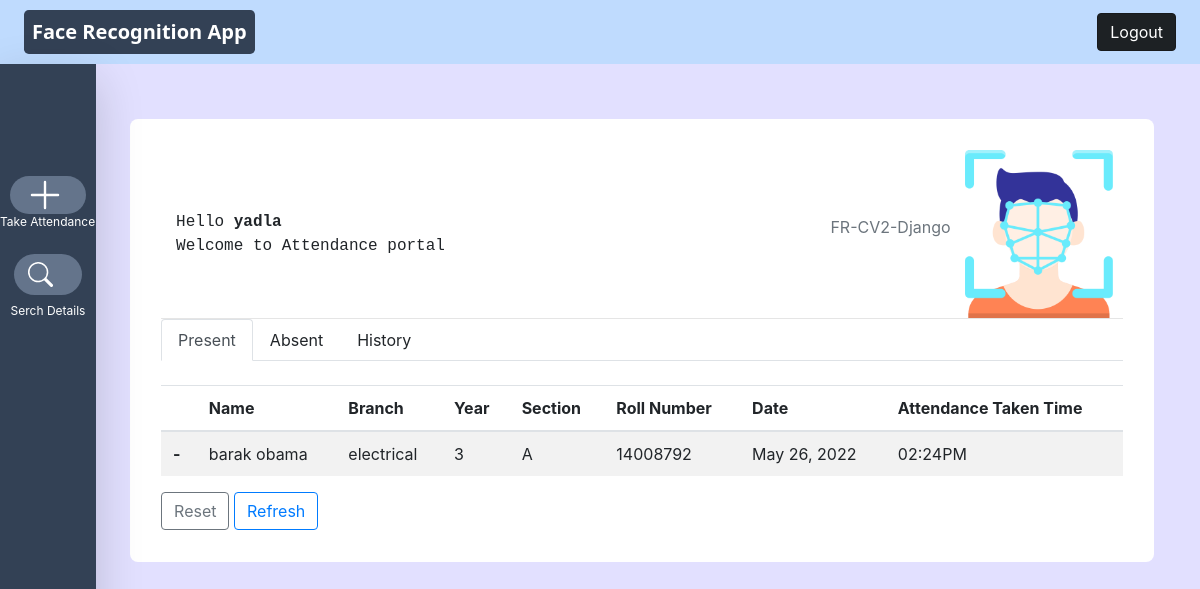
/index/ (signed in), run on an earlier commit of the app's database.
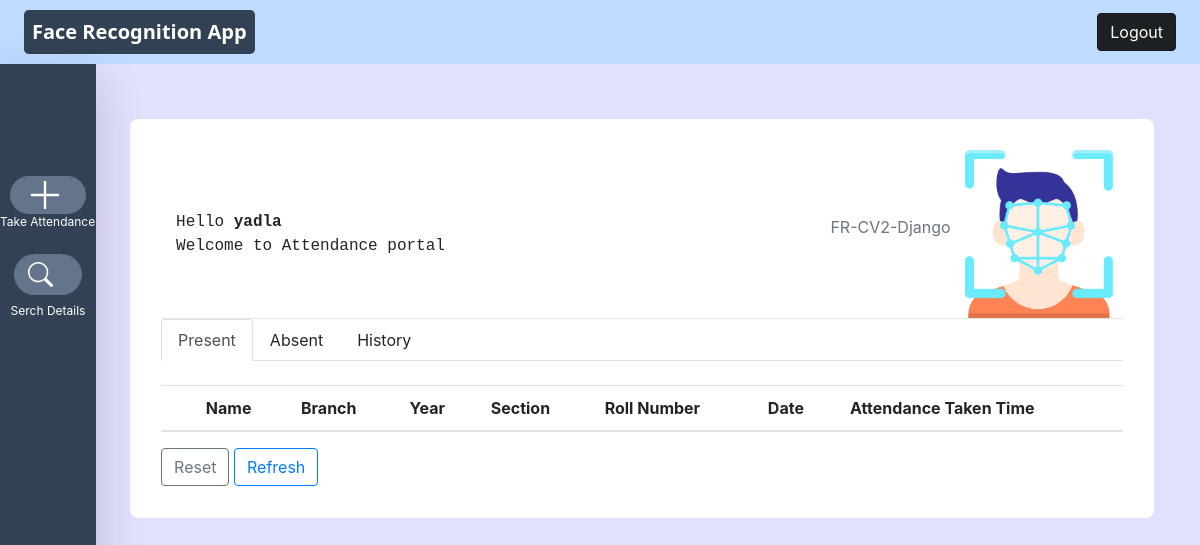
And on a later commit of the database.
### Attendance/models.py (models this page shows, shortened)
class Profile(models.Model):
    first_name = models.CharField(max_length=70)
    last_name = models.CharField(max_length=70)
    date = models.DateField()
    phone = models.BigIntegerField()
    email = models.EmailField()
    Year = models.IntegerField()
    Roll_Number = models.IntegerField(null=True)
    Branch = models.CharField(max_length=200)
    Section = models.CharField(max_length=200,null=True)
    status = models.CharField(choices=types,max_length=20,null=True,blank=False,default='Faculty')
    present = models.BooleanField(default=False)
    image = models.ImageField()
    updated = models.DateTimeField(auto_now=True)
    shift = models.TimeField()

### Attendance/views.py (the view)
# urls.py: path('index/', index, name= 'index'),
@login_required(login_url='login')
def index(request):
    scanned = LastFace.objects.all().order_by('date').reverse()
    present = Profile.objects.filter(
        present=True).order_by('updated').reverse()
    absent = Profile.objects.filter(present=False).order_by('shift')
    context = {
        'scanned': scanned,
        'present': present,
        'absent': absent,
    }
    return render(request, 'Attendance/index.html', context)

### Attendance/templates/Attendance/index.html (shortened to what the changed rows need)
{% extends "Attendance/base.html" %}
{% load static %}
{% block content %}
<div class="min-h-full">
    <nav class="bg-blue-200 z-10">
        <div class="max-w-7xl mx-auto px-4 sm:px-6 lg:px-8">
            <div class="flex items-center justify-between h-16">
                <div class="flex items-center">
                    <div class="flex-shrink-0">
                        <h2 class="font-sans text-xl font-bold bg-slate-700 text-white p-2 rounded-lg">Face Recognition
                            App</h2>
                    </div>
                </div>
            </div>
        </div>
    </nav>
    <main>
        <div class="w-11/12 mx-0 py-6 sm:px-6 lg:px-8 mx-auto">
            <div class="container emp-profile mx-12 ">
                <div class="tab-content" id="myTabContent">
                    <br>
                    <div class="tab-pane fade show active" id="present" role="tabpanel" aria-labelledby="home-tab">
                        <table class="table table-striped ">
                            <thead>
                                <tr>
                                    <th scope="col"> </th>
                                    <th scope="col">Name</th>
                                    <th scope="col">Branch</th>
                                    <th scope="col">Year</th>
                                    <th scope="col">Section</th>
                                    <th scope="col">Roll Number</th>
                                    <th scope="col">Date</th>
                                    <th scope="col">Attendance Taken Time</th>
                                </tr>
                            </thead>
                            <tbody>
                                {% for profile in present %}
                                <tr>
                                    <th scope="row">-</th>
                                    <td>{{profile.first_name}} {{profile.last_name}}</td>
                                    <td>{{profile.Branch}}</td>
                                    <td>{{profile.Year}}</td>
                                    <td>{{profile.Section}}</td>
                                    <td>{{profile.Roll_Number}}</td>
                                    <td>{{profile.updated |date}}</td>
                                    <td>{{profile.updated |date:"h:iA"}}</td>
                                </tr>
                                {% endfor%}
                            </tbody>
                        </table>
                    </div>
                </div>
            </div>
        </div>
    </main>
</div>
{% endblock content %}

What changed in the data, as far as the page shows it:
no longer on this page (row edited): Profile: first_name "barak", last_name "obama", Branch "electrical", Year "3", Section "A", Roll_Number "14008792", updated "May 26, 2022", updated "02:24PM"
